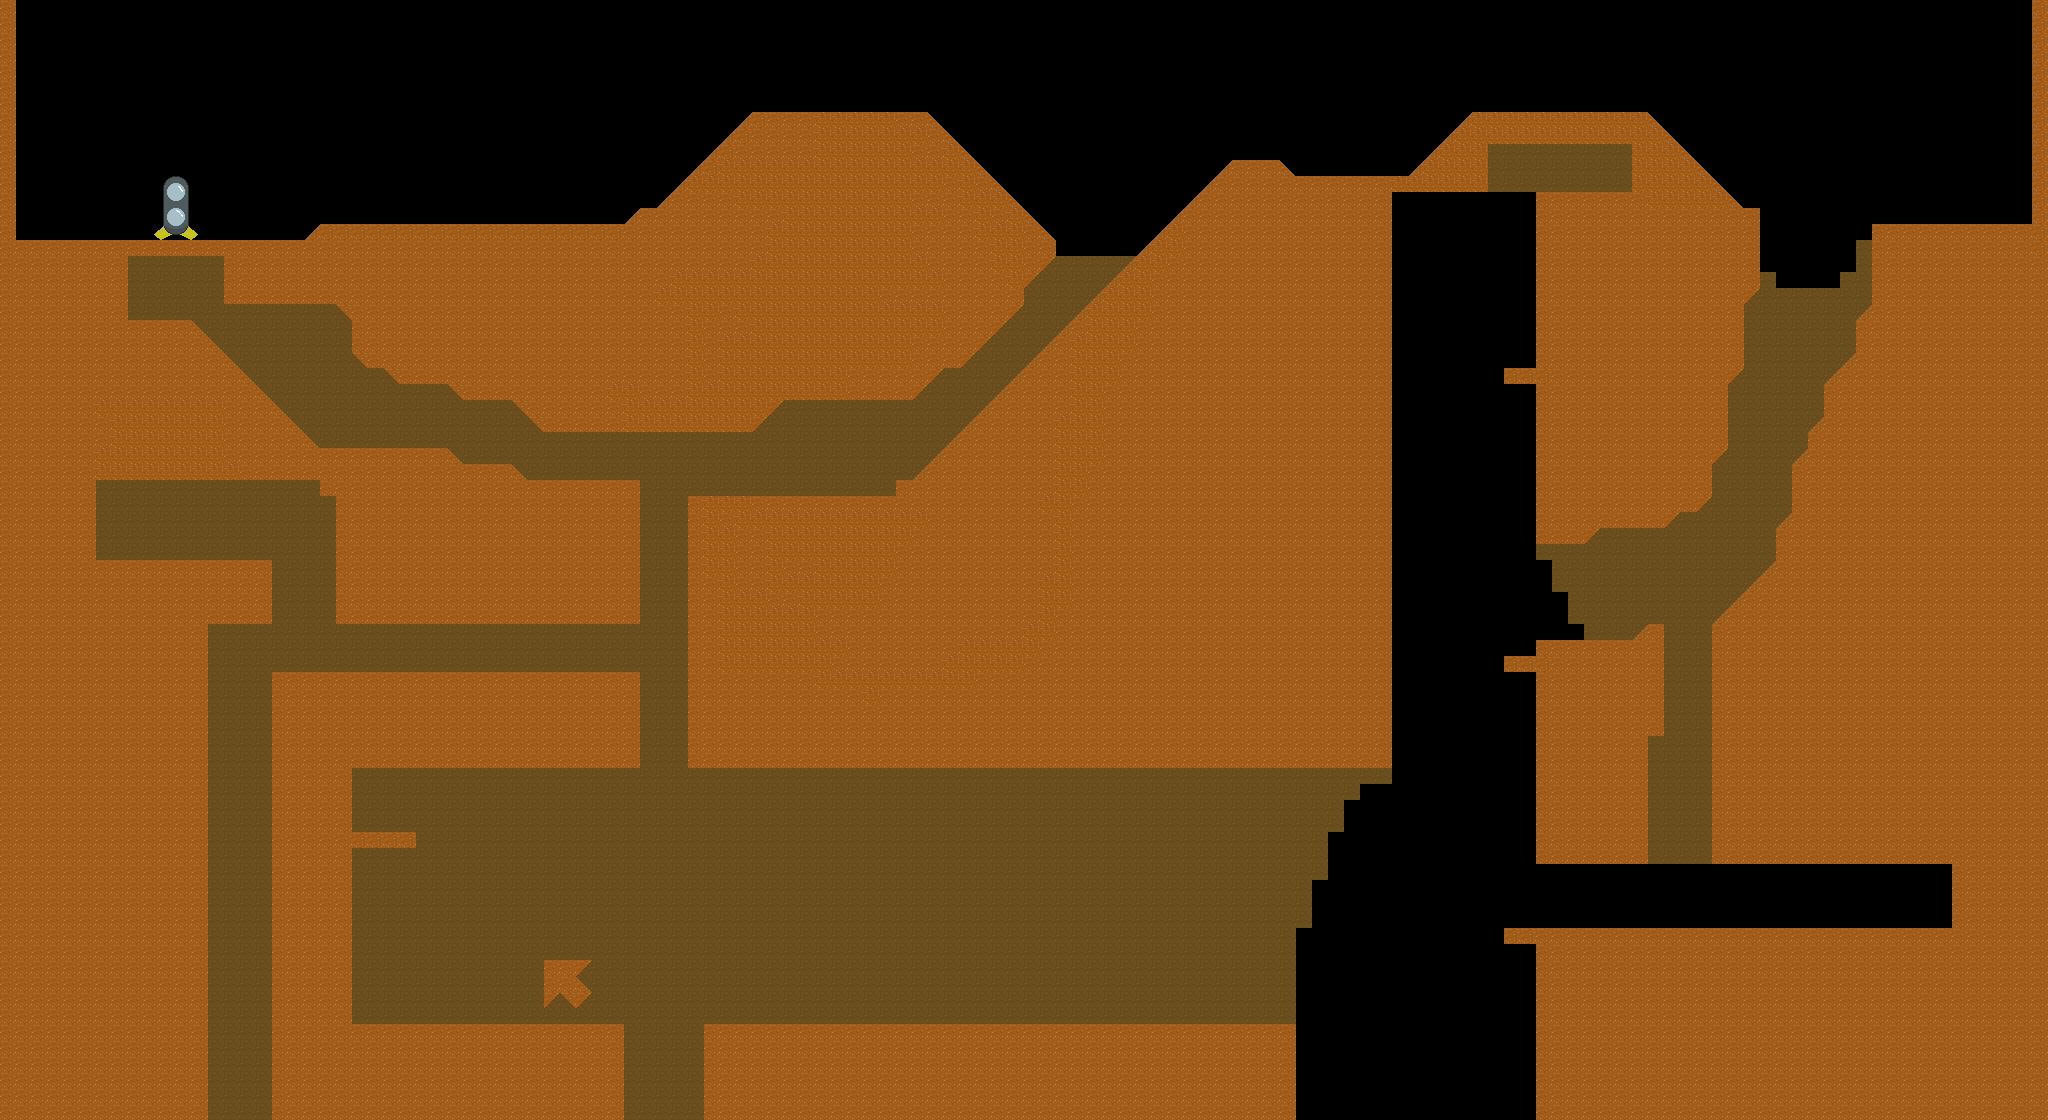

A 2D game scene composited from a Tiled map and its tileset images. What follows is a short description and the map's XML, with each tile layer's data collapsed to a summary:
An orthogonal 128x70 tile map with 16x16 px tiles, 6 tile layers (background, background_2, physical, hazards, ...), 3 tilesets and 29 objects (4x checkpoint, 2x battery, 2x steeringwheel, 2x booster, 2x spawn, ...).

<map version="1.0" orientation="orthogonal" renderorder="right-down" width="128" height="70" tilewidth="16" tileheight="16" nextobjectid="142">
 <tileset firstgid="1" name="tiles" tilewidth="16" tileheight="16" tilecount="20" columns="4">
  <image source="../img/paint_tiles-sheet.png" width="64" height="80" />
 </tileset>
 <tileset firstgid="21" name="big_tiles" tilewidth="64" tileheight="64" tilecount="8" columns="4">
  <image source="../img/big_tiles.png" width="256" height="128" />
 </tileset>
 <tileset firstgid="29" name="huge_tiles" tilewidth="16" tileheight="16" tilecount="64" columns="8">
  <image source="../img/huge_tiles.png" width="128" height="128" />
 </tileset>
 <layer name="background" width="128" height="70">
  <data>[8960 cells, 4666 non-empty, 2 distinct tile ids]</data>
 </layer>
 <layer name="background_2" width="128" height="70">
  <data>[8960 cells, 141 non-empty, 41 distinct tile ids]</data>
 </layer>
 <objectgroup name="followers">
  <object id="102" gid="2" x="96" y="224" width="16" height="16">
   <properties>
    <property name="sayOnFollow">Your crash landing on our
small planet caused some
of our tunnels to fall in.
If you help my friends out
of their tunnels, we will
help collect your parts</property>
   </properties>
  </object>
  <object id="109" gid="2" x="144" y="304" width="16" height="16">
   <properties>
    <property name="sayOnFollow">I'm scared!  
Can you help me find my way out?</property>
   </properties>
  </object>
  <object id="111" gid="2" x="880" y="480" width="16" height="16">
   <properties>
    <property name="sayOnFollow">Don't worry if we fall
down the pit.
We have excellent climbing shoes</property>
   </properties>
  </object>
  <object id="114" gid="2" x="240" y="544" width="16" height="16">
   <properties>
    <property name="sayOnFollow">This high gravity makes my
head hurt some days.
Are you used to it yet?</property>
   </properties>
  </object>
  <object id="118" gid="2" x="1520" y="352" width="16" height="16">
   <properties>
    <property name="sayOnFollow">Hi pal!
How do I get out of here?</property>
   </properties>
  </object>
  <object id="119" gid="2" x="368" y="816" width="16" height="16">
   <properties>
    <property name="sayOnFollow">Did you find my friend?
He looks just like me.</property>
   </properties>
  </object>
 </objectgroup>
 <objectgroup name="items">
  <object id="89" type="battery" gid="22" x="1296" y="192" width="64" height="64" />
  <object id="91" type="jetpack" gid="21" x="1216" y="1040" width="64" height="64" />
  <object id="93" type="steeringwheel" gid="23" x="272" y="688" width="64" height="64" />
  <object id="94" type="booster" gid="24" x="560" y="240" width="64" height="64" />
  <object id="113" type="booster" gid="24" x="1536" y="208" width="64" height="64" />
  <object id="115" type="battery" gid="22" x="1904" y="240" width="64" height="64" />
  <object id="120" type="steeringwheel" gid="23" x="1904" y="944" width="64" height="64" />
 </objectgroup>
 <objectgroup name="checkpoints">
  <object id="80" type="spawn" gid="1" x="16" y="240" width="16" height="16" />
  <object id="81" type="checkpoint" gid="1" x="608" y="224" width="16" height="16" />
  <object id="112" type="checkpoint" gid="1" x="336" y="672" width="16" height="16" />
  <object id="116" type="checkpoint" gid="1" x="1616" y="112" width="16" height="16" />
  <object id="117" type="checkpoint" gid="1" x="928" y="1024" width="16" height="16" />
 </objectgroup>
 <objectgroup name="ladders" />
 <layer name="physical" width="128" height="70">
  <data>[8960 cells, 4787 non-empty, 2 distinct tile ids]</data>
 </layer>
 <layer name="hazards" width="128" height="70">
  <data>[8960 cells, 0 non-empty, 0 distinct tile ids]</data>
 </layer>
 <objectgroup name="diggable" />
 <layer name="foreground" width="128" height="70">
  <data>[8960 cells, 0 non-empty, 0 distinct tile ids]</data>
 </layer>
 <layer name="foreground_2" width="128" height="70">
  <data>[8960 cells, 0 non-empty, 0 distinct tile ids]</data>
 </layer>
 <objectgroup name="entities">
  <object id="108" type="spawn" gid="11" x="208" y="224" width="16" height="16" />
 </objectgroup>
 <objectgroup name="collisions">
  <object id="125" x="304" y="240">
   <polyline points="0,0 16,-16 320,-16 336,-32 352,-32 448,-128 624,-128 752,0" />
  </object>
  <object id="127" x="528" y="480">
   <polyline points="0,0 -16,-16 -64,-16 -80,-32 -208,-32" />
  </object>
  <object id="129" x="320" y="448">
   <polyline points="0,0 -128,-128 -192,-128" />
  </object>
  <object id="130" x="1296" y="176">
   <polyline points="0,0 -16,-16 -64,-16 -384,304 -384,352" />
  </object>
  <object id="131" x="1824" y="416">
   <polyline points="32,-64 0,-32 0,0 -16,16 -16,32 -32,48 -32,96" />
  </object>
  <object id="134" x="1792" y="512">
   <polyline points="0,0 -16,16 -16,48" />
  </object>
  <object id="136" x="1648" y="624">
   <polyline points="0,48 0,0 -16,16 -112,16" />
  </object>
  <object id="137" x="1872" y="304">
   <polyline points="0,0 -16,16 -16,48" />
  </object>
  <object id="139" x="1408" y="176">
   <polyline points="0,0 64,-64 240,-64 336,32 224,-32 80,-32" />
  </object>
  <object id="140" x="1712" y="624">
   <polyline points="64,-64 0,0 64,0" />
  </object>
 </objectgroup>
</map>
